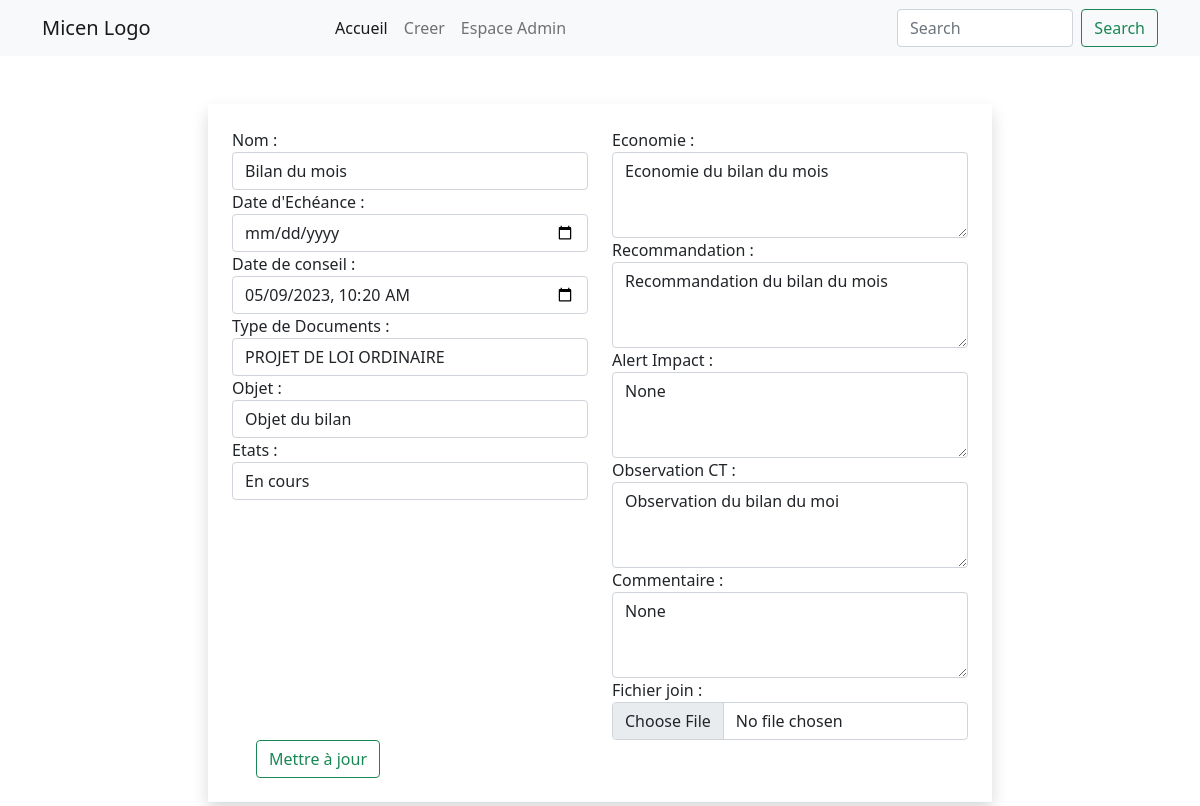
The app's page /update/3/, older data.
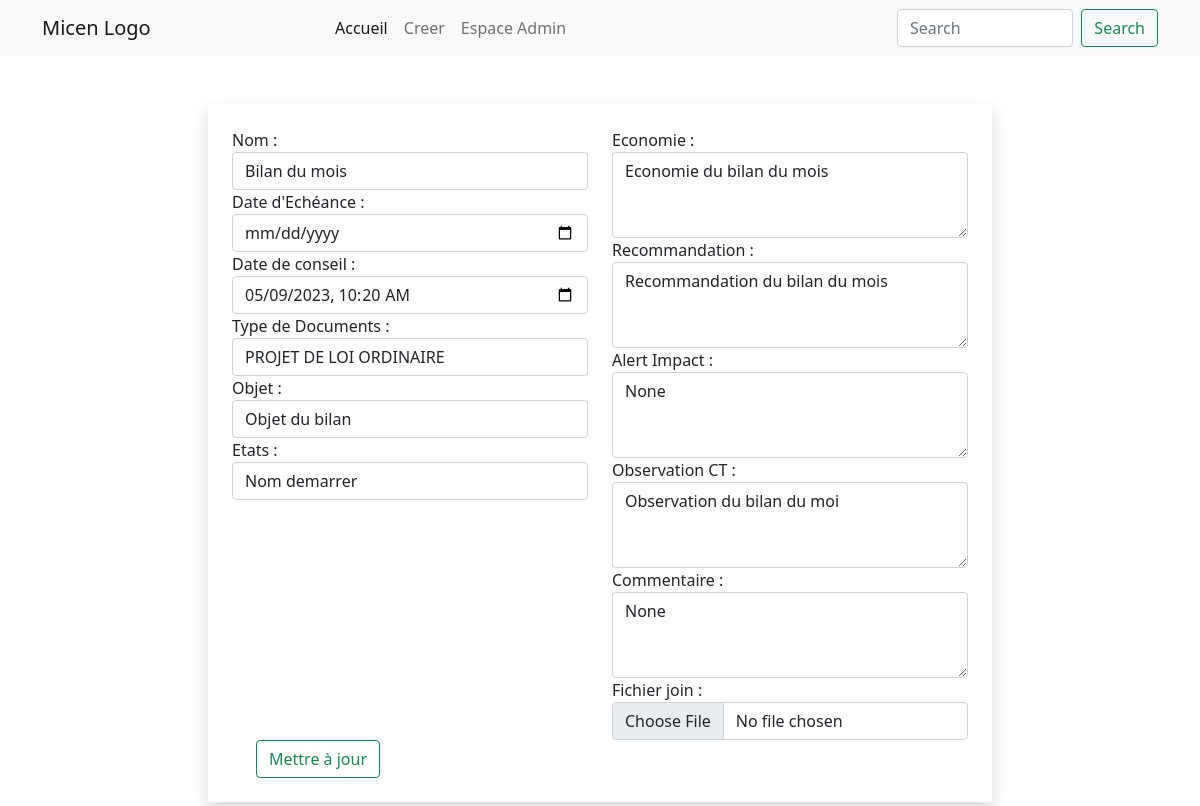
The same page, newer data.
### GestionDeRole/models.py (models this page shows, shortened)
class Roles(models.Model):
    created_at = models.DateTimeField(auto_now_add=True)
    TYPE_DOCUMENT_CHOICES = [
        ('projet_de_loi_ordinaire', 'PROJET DE LOI ORDINAIRE'),
        ('projet_de_loi_organique', 'PROJET DE LOI ORGANIQUE'),
        ('projet_ordonnance', "PROJET D'ORDONNANCE"),
        ('projet_decret', 'PROJET DE DECRET'),
        ('projet_communication', 'PROJET DE COMMUNICATION')
    ]
    nom = models.CharField(("Nom"), max_length=30)
    date_echeance = models.DateField(("Date d'écheance"))
    type_document = models.CharField(
        max_length=70,
        choices=TYPE_DOCUMENT_CHOICES,
        default='projet_de_loi_ordinaire',
        verbose_name='Type Document',
        null=True,
        blank=True
    )
    objet = models.CharField(("Objet"), max_length=500, null=True)
    date_conseil = models.DateTimeField()
    etats = models.CharField(max_length=20, choices=[
        ('N/D', ' Nom demarrer'),
        ('ENCOURS', 'En cours'),
        ('TERMINER', 'Terminer'),
        ('ANNULER', 'Annuler')
        ],
        default='N/D',
        null=True
    )
    economie = models.TextField(("Economie"), max_length=2000, null=True)
    observation_ct = models.TextField(("Observation"), max_length=2000, null=True)
    recommandation = models.TextField(("Recommandation"), max_length=2000, null=True)
    alert_impact = models.TextField(("Alert / Impact"), max_length=2000, null=True)
    commentaire = models.TextField(('COmmentaire Du CT GOORE BI'), max_length=2000, null=True)
    document = models.FileField(
        upload_to='documents/',
        verbose_name='Document',
        null=True,
        blank=True
    )
    class Meta:
        verbose_name = ("Role")
        verbose_name_plural = ("Roles")

### GestionDeRole/views.py (the view)
# urls.py: path('update/<int:role_id>/', roleUpdate, name='update'),
def roleUpdate(request, role_id):
    role = Roles.objects.get(id=role_id)
    if request.method == 'POST':
        form = RoleCreate(request.POST, request.FILES, instance=role)
        if form.is_valid():
            form.save()
            return redirect('home')
    else:
        form = RoleCreate(instance=role)
    return render(request, 'roles/update.html', {'form': form, 'role': role})

### GestionDeRole/form.py
class RoleCreate(ModelForm):
    class Meta:
        model = Roles
        date_echeance = forms.DateField(widget=forms.DateInput(attrs={'type': 'date'}))
        fields = ('nom',
                'date_echeance',
                'type_document',
                'objet',
                'date_conseil',
                'etats',
                'economie',
                'observation_ct',
                'recommandation',
                'alert_impact',
                'commentaire',
                'document'
                )

### GestionDeRole/templates/roles/update.html (shortened to what this page needs)
{% extends 'base.html' %}
{% block content %}
<div class="container-fluid">
    <div class="offset-2 col-sm-8 shadow p-4">
        <form action="{% url 'update' role.id %}" method="post" class="row justify-content-center">
            <div class="col-sm-6">
                <div class="form-group">
                    <label for="nom">Nom :</label>
                    <input type="text" name="nom" id="{{ role.nom }}" class="form-control" value="{{ role.nom }}" placeholder="">
                </div>
                <div class="form-group">
                    <label for="date_echeance">Date d'Echéance :</label>
                    <input type="date" name="date_echeance" id="date_echeance" class="form-control" value="{{ role.date_echeance|date:'Y-m-d' }}" placeholder="">
                </div>
                <div class="form-group">
                    <label for="date_conseil">Date de conseil :</label>
                    <input type="datetime-local" name="date_conseil" id="date_conseil" class="form-control" value="{{ role.date_conseil|date:'Y-m-d\TH:i' }}" placeholder="">
                </div>
                <div class="form-group">
                    <label for="{{ form.type_document.id_for_label }}">Type de Documents :</label>
                    <select name="{{ form.type_document.name }}" id="{{ form.type_document.id_for_label }}" class="form-control">
                        {% for value, label in form.fields.type_document.choices %}
                            <option value="{{ value }}" {% if form.type_document.value == value %}selected{% endif %}>{{ label }}</option>
                        {% endfor %}
                    </select>
                </div>
                <div class="form-group">
                    <label for="objet">Objet :</label>
                    <input type="text" name="objet" id="{{ role.objet }}" class="form-control" value="{{ role.objet }}" placeholder="">
                </div>
                <div class="form-group">
                    <label for="{{ form.etats.id_for_label }}">Etats :</label>
                    <select name="{{ form.etats.name }}" id="{{ form.etats.id_for_label }}" class="form-control">
                        {% for value, label in form.fields.etats.choices %}
                            {% if value == role.etats %}
                                <option value="{{ value }}" selected>{{ label }}</option>
                            {% else %}
                                <option value="{{ value }}">{{ label }}</option>
                            {% endif %}
                        {% endfor %}
                    </select>
                </div>
            </div>
            <div class="col-sm-6">
                <div class="form-group">
                    <label for="economie">Economie :</label>
                    <textarea name="economie" id="{{ role.economie }}" class="form-control" rows="3">{{ role.economie }}</textarea>
                </div>
                <div class="form-group">
                    <label for="recommandation">Recommandation :</label>
                    <textarea name="recommandation" id="{{ role.recommandation }}" class="form-control" rows="3">{{ role.recommandation }}</textarea>
                </div>
                <div class="form-group">
                    <label for="alert_impact">Alert Impact :</label>
                    <textarea name="alert_impact" id="{{ role.alert_impact }}" class="form-control" rows="3">{{ role.alert_impact }}</textarea>
                </div>
                <div class="form-group">
                    <label for="observation_ct">Observation CT :</label>
                    <textarea name="observation_ct" id="{{ role.observation_ct }}" class="form-control" rows="3">{{ role.observation_ct }}</textarea>
                </div>
                <div class="form-group">
                    <label for="commentaire">Commentaire :</label>
                    <textarea name="commentaire" id="{{ role.commentaire }}" class="form-control" rows="3">{{ role.commentaire }}</textarea>
                </div>
                <div class="form-group">
                    <label for="document">Fichier join :</label>
                    <input type="file" name="document" id="{{ role.document }}" class="form-control" value="{{ role.document }}" placeholder="">
                </div>
            </div>
            <div class="col mx-4">
                <button type="submit" class="btn btn-outline-success">Mettre à jour</button>
            </div>
        </form>
    </div>
    {% endblock %}

### GestionDeRole/templates/base.html (shortened to what this page needs)
<!doctype html>
<html lang="fr">
  {% load static %}
  <head>
    <link rel="stylesheet" href="https://use.fontawesome.com/releases/v6.2.0/css/all.css"/>
    <link rel="stylesheet" href="{% static 'css/bootstrap.min.css'%}">
    <link rel="stylesheet" href="{% static 'css/style.css' %}">
  </head>
  <body>
        {% include 'nav.html' %}
    <div class="py-5">
        {% block content%}
        {% endblock %}
    </div>
  </body>
</html>

### GestionDeRole/templates/nav.html (shortened to what this page needs)
<nav class="navbar navbar-expand-lg navbar-light bg-light">
    <div class="container">
        <div class="collapse navbar-collapse row" id="navbarTogglerDemo01">
            <div class="logo col-3">
                <a class="navbar-brand" href="{% url 'home' %}">Micen Logo</a>
            </div>
            <div class="col-6 d-flex justify-content-center">
                <ul class="navbar-nav me-auto mb-2 mb-lg-0 justify-content-start text-center">
                    <li class="nav-item">
                        <a class="nav-link active" aria-current="page" href="{% url 'home' %}">Accueil</a>
                    </li>
                    <li class="nav-item">
                        <a class="nav-link" aria-current="page" href="{% url 'create' %}">Creer</a>
                    </li>
                    <li class="nav-item">
                        <a class="nav-link" href="/admin" tabindex="-1" aria-disabled="true">Espace Admin</a>
                    </li>
                </ul>
            </div>
            <div class="col-3">
                <form class="d-flex">
                    <input class="form-control me-2" type="search" placeholder="Search" aria-label="Search" />
                    <button class="btn btn-outline-success" type="submit">Search</button>
                </form>
            </div>
        </div>
    </div>
</nav>

Row changes from the older to the newer data that the page shows:
changed Roles "Bilan du mois": etats "En cours" → "Nom demarrer"
